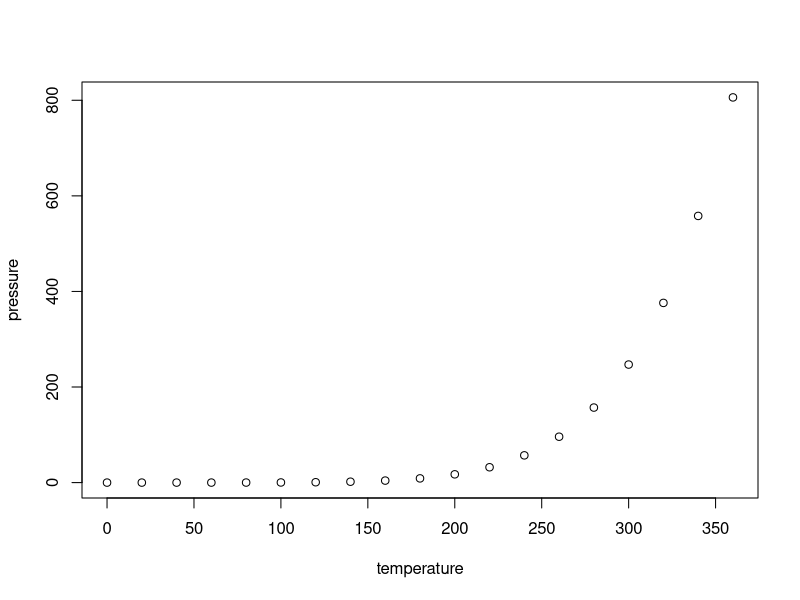
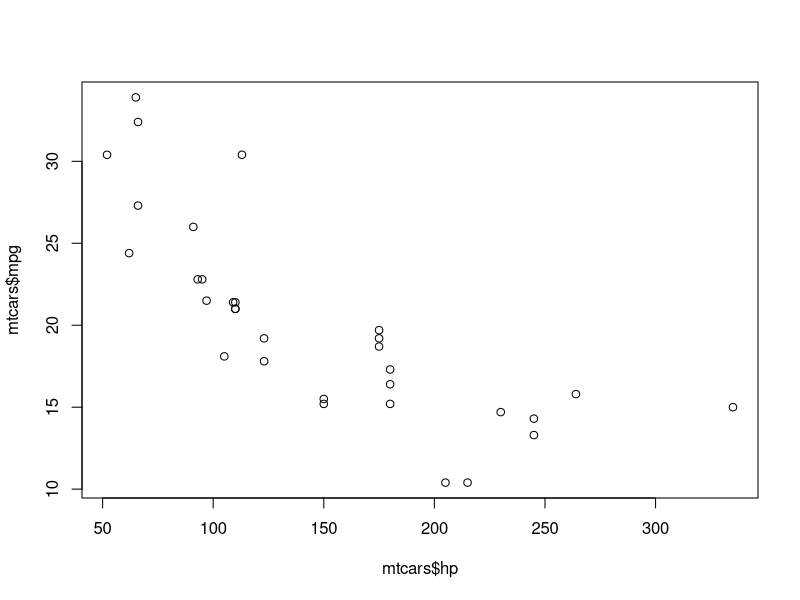
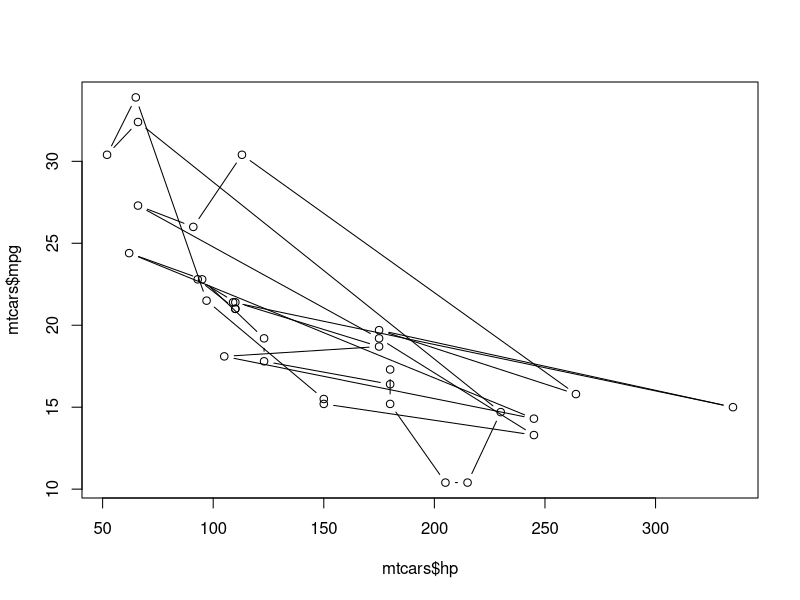
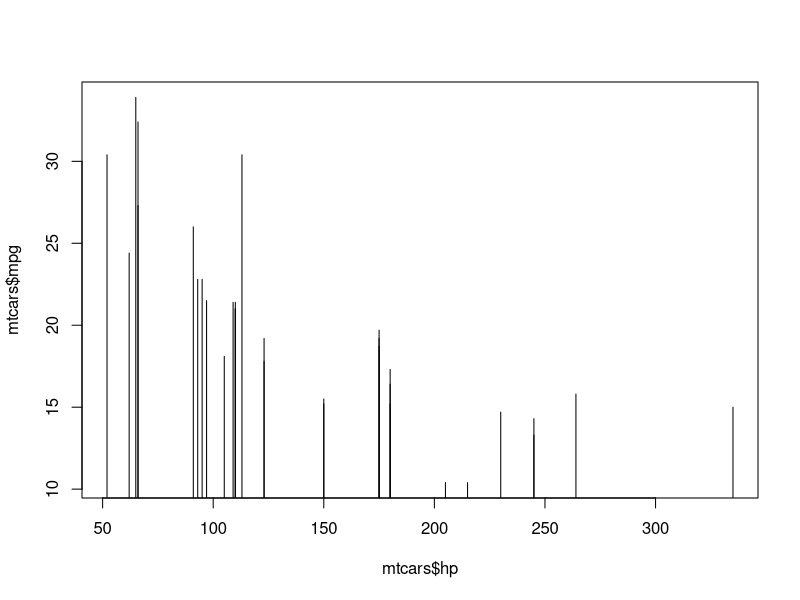
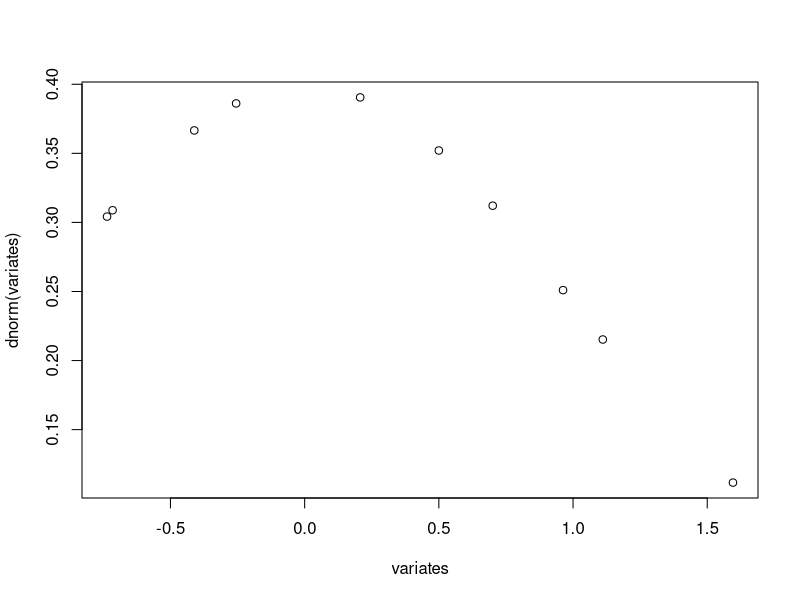
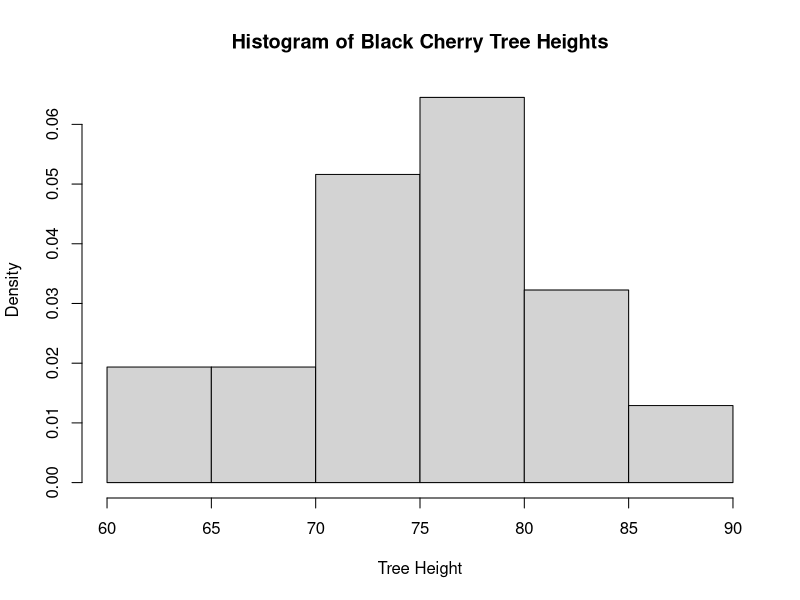
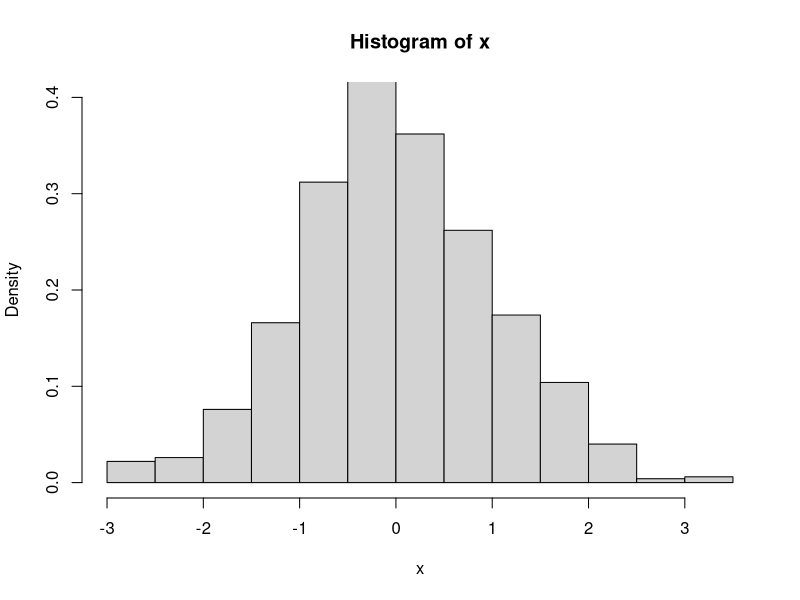
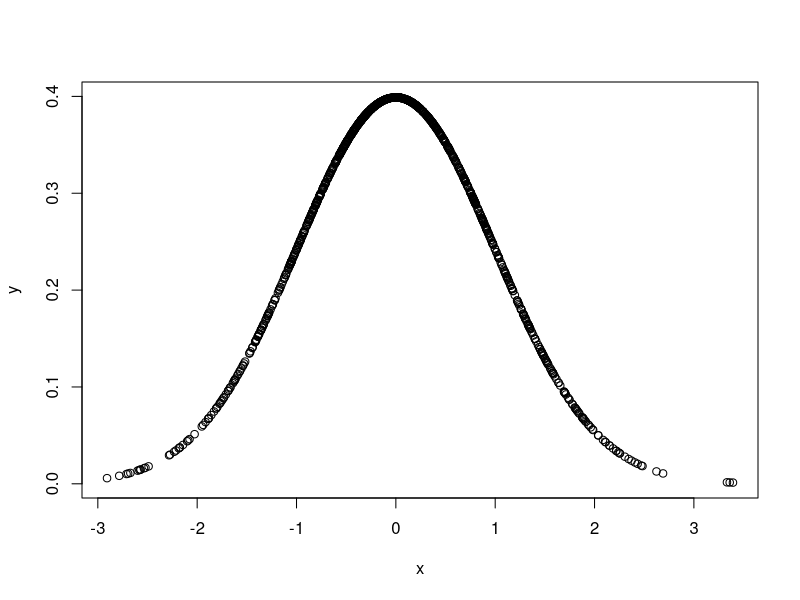

Here is the R script that generated these plots, in order:
## ---- chunk 1
knitr::opts_chunk$set(echo = TRUE, message = FALSE)
## ---- chunk 2
print("Hello World") # comments are made using the '#' sign, same as in Python
## ---- chunk 3
5+5
5-1
5*2
4/2
4^2
#or
4**2
## ---- chunk 4
4>2
2>4
2>=2 # greater than or equal to
2==2 # exactly equal
4!=2 # not equal to
## ---- chunk 5
x <- 2
y <- 3
z <- x + y
z
## ---- chunk 6
typeof(3) # notice this will still be a double

x <- 3.0 # R recognizes to drop the 0
x
typeof(x)
y <- 3.5
y
typeof(y)
y <- as.integer(y)
y # type casting y will truncate the original value
typeof(y)
## ---- chunk 7

myName <- "Ksenia Arzumanova"
myName
is.character(myName) 
## ---- chunk 8
myList <- c(1,2,3) 
myList

anotherList <- c("a", "b", "c")
anotherList 

myList[2]
anotherList[2]
## ---- chunk 9
A = matrix(c(11, 22, 33, 44, 55, 66), nrow = 2, ncol = 3, byrow = TRUE) # filled by rows
A
B = matrix(c(11, 22, 33, 44, 55, 66), nrow = 2, ncol = 3, byrow = FALSE) # filled by columns
B
## ---- chunk 10
B[,] # the whole matrix
B[2, ] # second row, all of the columns
B[ , 1] # all rows, first column
B[2, 1] # second row, first column
## ---- chunk 11
df <- data.frame(geneIndex = c(1, 2, 3), geneID = c(92231, 2313, 5641), geneName = c("FOS1", "JUN", "BERP"))
df
## ---- chunk 12
df[1, 2]
## ---- chunk 13
df$geneID # all of the rows that belong to geneID
df$geneID[2] # second row under geneID
## ---- chunk 14
which(df$geneID == 2313) # returns the row for which the condition returns 'true'
df$geneName[df$geneID == 2313]
## ---- chunk 15
data()
## ---- chunk 16
class(cars) # here I don't use 'typeof()', because there's a hierarchy between that and 'class()' - 'typeof()' returns the data types of the elements of the object, in this case they would be of type 'list'. If we used 'class()' on doubles, it would return type 'numeric', because integers and doubles belong to the class 'numeric'

str(cars) # displays the internal structure of the object
nrow(cars) # number of rows
ncol(cars) # number of columns
head(cars, n=5) # first 5 rows
tail(cars, n=5) # last 5 rows
dimnames(cars) # names of the dimensions - first element will return a list of rownames, second will be a list of column/field names
summary(cars) # returns summary statistics, such as min, max, mean, and quartile information
## ---- chunk 17
plot(pressure)
## ---- chunk 18
dimnames(mtcars)[2] # field names
plot(mtcars$hp, mtcars$mpg) # defaults to scatter plot
plot(mtcars$hp, mtcars$mpg, type = 'b') # tries to connect lines between points (not always meaningful)
plot(mtcars$hp, mtcars$mpg, type = 'h') # histogram-like lines
## ---- chunk 19
#draw random variates from the normal distribution
variates <- rnorm(10)
variates
## ---- chunk 20
#calculate probabilities (densities) of variates
dnorm(variates)
plot(variates, dnorm(variates))
## ---- chunk 21
#cumulative density to the left of the variate

pnorm(0) # should be intuitive, because half of the normal distribution is to the left of 0 
pnorm(1.96) # 1.96 should look familiar as one of the critical values for an approximate 95% confidence interval 
pnorm(-1.96) # however these critical values are for a two-tailed test (for a significance level of 5%)
pnorm(1.96)-pnorm(-1.96)

## ---- chunk 22
#gives us the exact points at which the normal distribution has a particular cumulative density

qnorm(0.5)
qnorm(0.975)
qnorm(c(0.025, 0.975))
## ---- chunk 23
hist(trees$Height, main = "Histogram of Black Cherry Tree Heights", freq = FALSE, 
     xlab = "Tree Height") # setting `freq = FALSE` transforms the y-axis to density rather than frequency
## ---- chunk 24
x <- rnorm(1000) 
y <- dnorm(x) 
hist(x, freq = FALSE, ylim = c(0,0.4)) 
plot(x,y) # alternative representation
## ---- chunk 25
x <- rnorm(1000, mean = mean(trees$Height), sd = sd(trees$Height))
y <- dnorm(x, mean = mean(trees$Height), sd = sd(trees$Height))
hist(trees$Height, freq = FALSE)
points(x, y)
## ---- chunk 26
x <- rnorm(100, mean = 50, sd = 5) 
y <- dnorm(x, mean = 50, sd = 5)
plot = hist(x, freq = FALSE)
plot
## ---- chunk 27
# huh
half <- pnorm(50, mean = 50, sd = 5)
half
half * 100 == 50
## ---- chunk 28
x_10 <- rnorm(100, mean = 50, sd = 10) 
y_10 <- dnorm(x_10, mean = 50, sd = 10) 
plot_10 = hist(x_10, freq = FALSE) 
plot_10
# increasing the sd to 10 has increased the spread (or domain), and thus lowered the maximum density values. The plot looks less normally distributed. 
x_100 <- rnorm(100, mean = 50, sd = 100) 
y_100 <- dnorm(x_100, mean = 50, sd = 100) 
plot_100 = hist(x_100, freq = FALSE) 
plot_100
# increasing the sd to 100 has increased the spread (domain) even further, and lowered the maximum density values strongly. The plot looks even less normally distributed.


## ---- chunk 29
# is this right?
x <- rnorm(100, mean = 50, sd = 5) 
y <- dnorm(x, mean = 50, sd = 5) 
y
## ---- chunk 30
x <- rnorm(100, mean = 50, sd = 5) 
y <- dnorm(x, mean = 50, sd = 5) 
plot = hist(x, freq = FALSE) 
plot
## ---- chunk 31
# cummulative densities pnorm()
x <- rnorm(100, mean = 50, sd = 5)
y <- pnorm(x, mean = 50, sd = 5) 
plot = plot(x,y)
plot
abline(h=0.5, v=50)
## ---- chunk 32
# CDF is the cummulative density function. This means that it gives the values less than or equal to a point. (The area) 
# PDF is the probability density function. This means that it gives the value for a specific probability. 
# This graph shows how if we integrate across the entire histogram (cummulative), we will have a density of 1, and if we integrate to the half (50), we should also have about half the cummulative data. 
# To summarize, the point of inflection at x=50 of the CDF should correspond to the mean (peak) of the PDF seen in figure 3.
